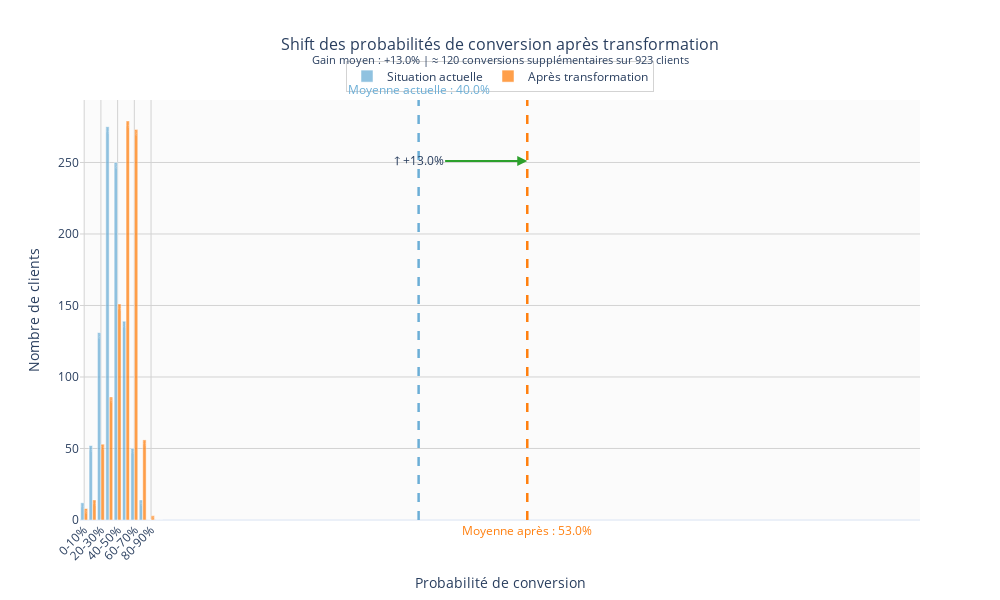

Source (notebook cell):
### Code cell
comparison_df = simulate_discount_conversion_shift(df_sim, model, 2.5, True, True)

### Figure 1 — Plotly figure (JSON) as saved in the notebook; plotly's stock layout.template omitted (floating-point values rounded to 4 significant figures)
{"data": [{"hovertemplate": "<b>%{x}</b><br>Clients: %{y}<br>Pourcentage: %{text}<extra></extra>", "marker": {"color": "#6baed6"}, "name": "Situation actuelle", "opacity": 0.75, "text": ["12 clients<br>(1.3%)", "52 clients<br>(5.6%)", "131 clients<br>(14.2%)", "275 clients<br>(29.8%)", "250 clients<br>(27.1%)", "139 clients<br>(15.1%)", "50 clients<br>(5.4%)", "14 clients<br>(1.5%)", "0 clients<br>(0.0%)", "0 clients<br>(0.0%)"], "textfont": {"color": "white", "size": 10}, "textposition": "inside", "type": "bar", "x": ["0-10%", "10-20%", "20-30%", "30-40%", "40-50%", "50-60%", "60-70%", "70-80%", "80-90%", "90-100%"], "y": [12, 52, 131, 275, 250, 139, 50, 14, 0, 0]}, {"hovertemplate": "<b>%{x}</b><br>Clients: %{y}<br>Pourcentage: %{text}<extra></extra>", "marker": {"color": "#ff7f0e"}, "name": "Après transformation", "opacity": 0.75, "text": ["8 clients<br>(0.9%)", "14 clients<br>(1.5%)", "53 clients<br>(5.7%)", "86 clients<br>(9.3%)", "151 clients<br>(16.4%)", "279 clients<br>(30.2%)", "273 clients<br>(29.6%)", "56 clients<br>(6.1%)", "3 clients<br>(0.3%)", "0 clients<br>(0.0%)"], "textfont": {"color": "white", "size": 10}, "textposition": "inside", "type": "bar", "x": ["0-10%", "10-20%", "20-30%", "30-40%", "40-50%", "50-60%", "60-70%", "70-80%", "80-90%", "90-100%"], "y": [8, 14, 53, 86, 151, 279, 273, 56, 3, 0]}], "layout": {"annotations": [{"font": {"color": "#6baed6", "size": 12}, "showarrow": false, "text": "Moyenne actuelle : 40.0%", "x": 40.01, "xanchor": "center", "xref": "x", "y": 1, "yanchor": "bottom", "yref": "y domain"}, {"font": {"color": "#ff7f0e", "size": 12}, "showarrow": false, "text": "Moyenne après : 53.0%", "x": 53.01, "xanchor": "center", "xref": "x", "y": 0, "yanchor": "top", "yref": "y domain"}, {"arrowcolor": "#2ca02c", "arrowhead": 2, "arrowsize": 1, "arrowwidth": 2, "ax": 40.01, "axref": "x", "ay": 251.1, "ayref": "y", "showarrow": true, "text": "↑ +13.0%", "x": 53.01, "xref": "x", "y": 251.1, "yref": "y"}], "bargap": 0.15, "bargroupgap": 0.05, "font": {"size": 12}, "height": 600, "hovermode": "x", "legend": {"bgcolor": "rgba(255,255,255,0.8)", "bordercolor": "lightgrey", "borderwidth": 1, "orientation": "h", "x": 0.5, "xanchor": "center", "y": 1.02, "yanchor": "bottom"}, "shapes": [{"line": {"color": "#6baed6", "dash": "dash", "width": 2.5}, "type": "line", "x0": 40.01, "x1": 40.01, "xref": "x", "y0": 0, "y1": 1, "yref": "y domain"}, {"line": {"color": "#ff7f0e", "dash": "dash", "width": 2.5}, "type": "line", "x0": 53.01, "x1": 53.01, "xref": "x", "y0": 0, "y1": 1, "yref": "y domain"}, {"fillcolor": "lightgrey", "layer": "below", "line": {"width": 0}, "opacity": 0.1, "type": "rect", "x0": 0, "x1": 100, "xref": "x", "y0": 0, "y1": 1, "yref": "y domain"}], "title": {"font": {"size": 16}, "text": "Shift des probabilités de conversion après transformation<br><sup>Gain moyen : +13.0% | ≈ 120 conversions supplémentaires sur 923 clients</sup>", "x": 0.5}, "width": 1000, "xaxis": {"gridcolor": "lightgrey", "showgrid": true, "tickangle": -45, "title": {"text": "Probabilité de conversion"}}, "yaxis": {"gridcolor": "lightgrey", "showgrid": true, "title": {"text": "Nombre de clients"}}}}
